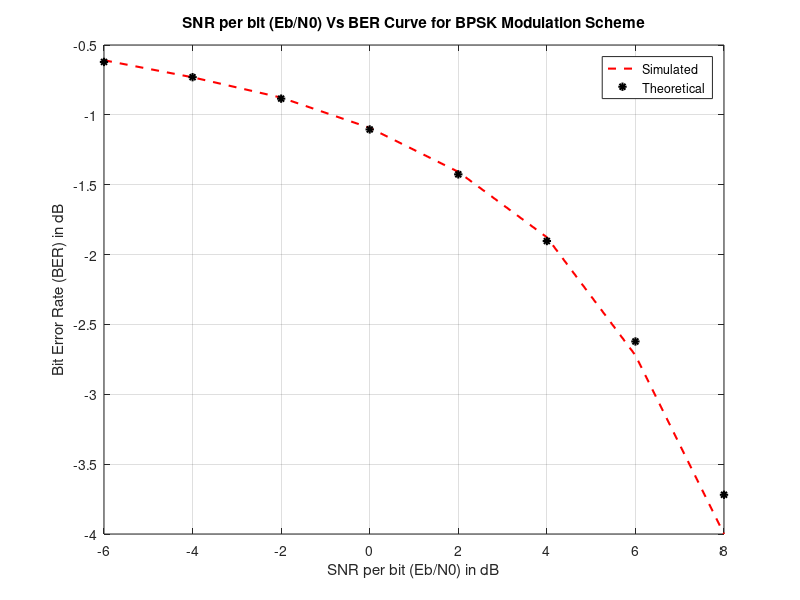

MATLAB code to generate this figure:
% Demonstration of Eb/N0 Vs BER for BPSK modulation scheme 
clear; 
clc; 
%---------Input Fields------------------------ 
N=10000; %Number of input bits 
EbN0dB = -6:2:8; % Eb/N0 range in dB for simulation
data=randn(1,N)>=0; %Generating a uniformly distributed random 1s and 0s 
bpskModulated = 2*data-1; %Mapping 0-&gt;-1 and 1-&gt;1 
M=2; %Number of Constellation points M=2^k for BPSK k=1 ;
Rm=log2(M); %Rm=log2(M) for BPSK M=2 
Rc=1; %Rc = code rate for a coded system. Since no coding is used Rc=1


BER = zeros(1,length(EbN0dB)); %Placeholder for BER values for each Eb/N0 
index=1;

for k=EbN0dB,
%Channel Noise for various Eb/N0 
%------------------------------------------- 
%Adding noise with variance according to the required Eb/N0 
EbN0 = 10.^(k/10); %Converting Eb/N0 dB value to linear scale 
noiseSigma = sqrt(1./(2*Rm*Rc*EbN0)); %Standard deviation for AWGN Noise

noise = noiseSigma*randn(1,length(bpskModulated)); 
received = bpskModulated + noise;

%------------------------------------------- %Threshold Detector 
%estimatedBits=(y>=0) ;
estimatedBits=(received>=0); 
%------------------------------------------ %Bit Error rate Calculation 
BER(index) = sum(xor(data,estimatedBits))/length(data);
index=index+1; 
end 
%Plot commands follows 
plotHandle=plot(EbN0dB,log10(BER),'r--');

%Plot commands follows plotHandle=plot(EbN0dB,log10(BER),'r--');
set(plotHandle,'LineWidth',1.5); 
title('SNR per bit (Eb/N0) Vs BER Curve for BPSK Modulation Scheme'); 
xlabel('SNR per bit (Eb/N0) in dB'); 
ylabel('Bit Error Rate (BER) in dB');
grid on;
hold on;

theoreticalBER = 0.5*erfc(sqrt(10.^(EbN0dB/10)));

plotHandle=plot(EbN0dB,log10(theoreticalBER),'k*');
set(plotHandle,'LineWidth',1.5); 
legend('Simulated','Theoretical'); 
grid on;

